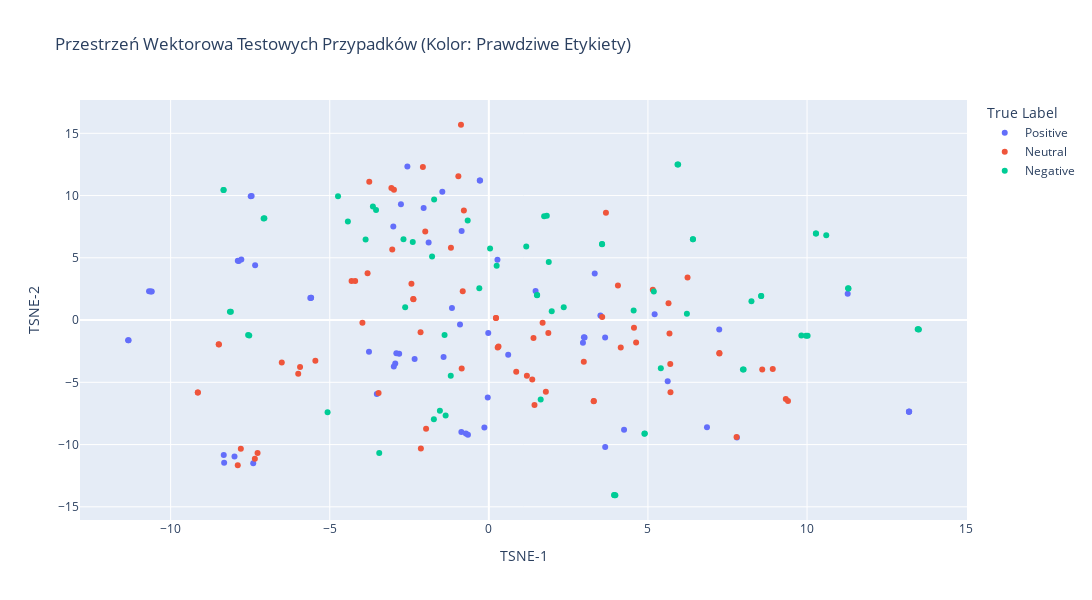
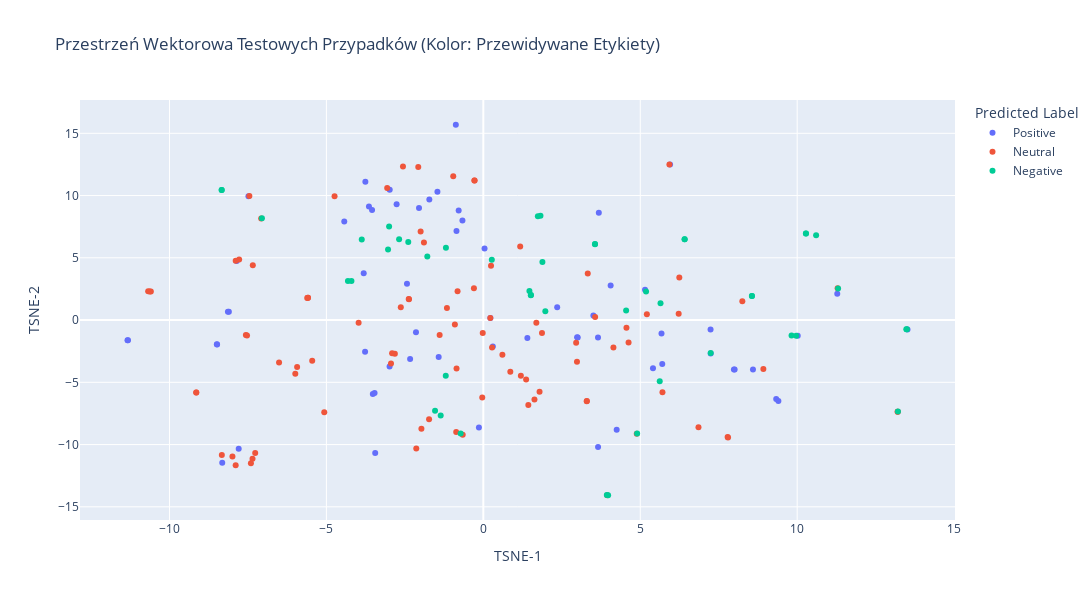
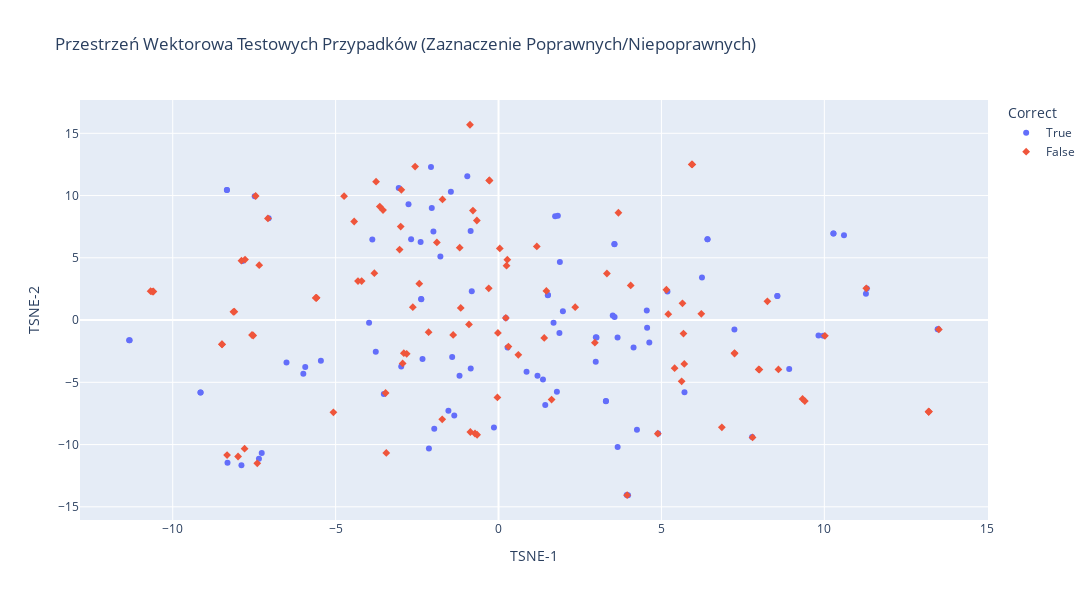

Source (notebook cell) for these figures, in order:
### Code cell
pca = PCA(n_components=40, random_state=42)
embeddings_pca = pca.fit_transform(test_embeddings)

tsne = TSNE(n_components=2, perplexity=30, n_iter=300, random_state=42)
embeddings_tsne = tsne.fit_transform(embeddings_pca)

df_visualization = pd.DataFrame({
    'TSNE-1': embeddings_tsne[:,0],
    'TSNE-2': embeddings_tsne[:,1],
    'True Label': test_labels,
    'Predicted Label': test_predicted_labels,
    'Text': test_df['text']
})

fig_true = px.scatter(
    df_visualization,
    x='TSNE-1',
    y='TSNE-2',
    color='True Label',
    hover_data=['True Label', 'Predicted Label', 'Text'],
    title='Przestrzeń Wektorowa Testowych Przypadków (Kolor: Prawdziwe Etykiety)',
    width=1200,
    height=600
)

fig_true.show()

fig_pred = px.scatter(
    df_visualization,
    x='TSNE-1',
    y='TSNE-2',
    color='Predicted Label',
    hover_data=['True Label', 'Predicted Label', 'Text'],
    title='Przestrzeń Wektorowa Testowych Przypadków (Kolor: Przewidywane Etykiety)',
    width=1200,
    height=600
)

fig_pred.show()

df_visualization['Correct'] = df_visualization['True Label'] == df_visualization['Predicted Label']

fig_correct = px.scatter(
    df_visualization,
    x='TSNE-1',
    y='TSNE-2',
    color='Correct',
    symbol='Correct',
    hover_data=['True Label', 'Predicted Label', 'Text'],
    title='Przestrzeń Wektorowa Testowych Przypadków (Zaznaczenie Poprawnych/Niepoprawnych)',
    width=1200,
    height=600
)

fig_correct.show()

### Figure 1 — Plotly figure (JSON) as saved in the notebook; plotly's stock layout.template omitted (floating-point values rounded to 4 significant figures; data arrays with more than 128 entries replaced by an {"elided": "..."} marker saying what was removed)
{"data": [{"customdata": {"elided": "63x3 str values"}, "hovertemplate": "True Label=%{customdata[0]}<br>TSNE-1=%{x}<br>TSNE-2=%{y}<br>Predicted Label=%{customdata[1]}<br>Text=%{customdata[2]}<extra></extra>", "legendgroup": "Positive", "marker": {"color": "#636efa", "symbol": "circle"}, "mode": "markers", "name": "Positive", "orientation": "v", "showlegend": true, "type": "scatter", "x": [-3.767, 3.008, -2.819, -0.2864, -1.423, -2.333, -2.942, -2.906, -11.34, -5.587, -7.405, -5.612, -7.89, -10.59, -3.52, 0.2704, 5.21, 0.6078, -11.32, -7.345, 2.988, 3.654, 13.2, -2.049, 5.62, -2.56, 3.327, -0.2765, 13.2, -7.994, 2.957, 7.797, 13.21, -0.01899, -0.7224, -5.587, -10.68, -0.9067, -2.763, -10.63, -3.002, -1.892, -7.859, 7.24, 1.468, -0.6569, 3.506, -8.331, -8.319, 3.656, -0.03419, -1.16, -7.483, -7.455, -7.78, -0.8555, 11.28, 4.249, -1.462, -0.1407, 6.855, -0.8643, -2.987], "xaxis": "x", "y": [-2.551, -1.409, -2.711, 11.21, -2.966, -3.125, -3.482, -2.657, -1.612, 1.785, -11.51, 1.782, 4.773, 2.293, -5.943, 4.848, 0.4769, -2.788, -1.616, 4.406, -1.386, -1.407, -7.362, 9.007, -4.921, 12.33, 3.74, 11.21, -7.363, -10.96, -1.82, -9.426, -7.351, -1.033, -9.112, 1.784, 2.321, -0.354, 9.296, 2.288, 7.512, 6.238, 4.752, -0.7554, 2.342, -9.212, 0.3678, -10.85, -11.47, -10.19, -6.212, 0.9782, 9.936, 9.966, 4.861, 7.158, 2.104, -8.817, 10.32, -8.623, -8.614, -8.989, -3.727], "yaxis": "y"}, {"customdata": {"elided": "69x3 str values"}, "hovertemplate": "True Label=%{customdata[0]}<br>TSNE-1=%{x}<br>TSNE-2=%{y}<br>Predicted Label=%{customdata[1]}<br>Text=%{customdata[2]}<extra></extra>", "legendgroup": "Neutral", "marker": {"color": "#EF553B", "symbol": "circle"}, "mode": "markers", "name": "Neutral", "orientation": "v", "showlegend": true, "type": "scatter", "x": [-1.973, -1.998, 1.196, 1.364, 4.057, 7.784, -7.794, 0.3035, 1.689, 1.791, -2.369, 5.676, 4.145, -2.983, -2.073, 5.701, 5.707, 5.646, 4.628, 3.562, 7.244, 3.297, -5.452, -7.891, 8.922, 8.591, -4.314, 9.332, 0.2235, 4.56, 0.278, -3.811, 0.2241, 5.152, -3.465, -1.191, 3.296, -3.973, 1.403, -3.036, -7.354, -0.8533, -0.9587, -9.145, -6.508, -5.991, -5.933, 2.984, 6.244, -0.8762, -2.146, -2.433, -0.7855, 1.434, -0.821, 1.869, -2.136, -2.376, 9.401, -7.268, -8.483, 0.86, -4.201, -3.758, -9.147, -3.063, -8.49, 7.245, 3.68], "xaxis": "x", "y": [-8.729, 7.119, -4.464, -4.773, 2.782, -9.392, -10.33, -2.128, -0.2216, -5.756, 1.675, -1.085, -2.195, 10.46, 12.28, -3.523, -5.802, 1.347, -1.792, 0.2555, -2.688, -6.51, -3.272, -11.66, -3.936, -3.963, 3.131, -6.331, 0.1633, -0.6104, -2.206, 3.766, 0.1683, 2.436, -5.86, 5.811, -6.521, -0.2187, -1.432, 5.665, -11.13, -3.894, 11.56, -5.817, -3.418, -4.302, -3.774, -3.347, 3.42, 15.69, -0.9713, 2.926, 8.795, -6.813, 2.322, -1.033, -10.32, 1.683, -6.508, -10.69, -1.956, -4.16, 3.132, 11.12, -5.814, 10.6, -1.944, -2.649, 8.621], "yaxis": "y"}, {"customdata": {"elided": "69x3 str values"}, "hovertemplate": "True Label=%{customdata[0]}<br>TSNE-1=%{x}<br>TSNE-2=%{y}<br>Predicted Label=%{customdata[1]}<br>Text=%{customdata[2]}<extra></extra>", "legendgroup": "Negative", "marker": {"color": "#00cc96", "symbol": "circle"}, "mode": "markers", "name": "Negative", "orientation": "v", "showlegend": true, "type": "scatter", "x": [13.48, 6.224, -1.728, 5.949, 1.513, 11.29, 5.405, 9.821, 1.738, -1.197, -3.445, -4.43, 3.558, -1.538, -2.391, 1.976, 0.03854, 3.947, -1.72, 10.02, -3.644, 6.414, 2.353, -3.873, 8.559, -7.078, 3.976, -1.392, 1.629, 1.883, -4.74, 4.888, -5.068, -8.337, -0.2999, -7.566, -8.107, -1.785, 6.414, 7.984, -7.054, 9.968, 4.55, 3.557, 1.175, 8.252, 10.28, -2.63, 13.5, 5.185, 5.929, -0.665, 10.6, -2.683, 13.51, 10.28, 8.557, 3.935, 1.519, -8.138, 4.901, 1.821, -8.337, -3.545, 0.2454, 8.007, 11.3, -1.358, -7.529], "xaxis": "x", "y": [-0.7393, 0.5019, -7.969, 12.5, 1.99, 2.546, -3.866, -1.235, 8.348, -4.469, -10.67, 7.916, 6.119, -7.28, 6.276, 0.7026, 5.756, -14.06, 9.691, -1.267, 9.118, 6.487, 1.034, 6.476, 1.93, 8.166, -14.07, -1.191, -6.384, 4.67, 9.948, -9.128, -7.408, 10.45, 2.548, -1.199, 0.6743, 5.109, 6.484, -3.964, 8.176, -1.265, 0.7618, 6.096, 5.918, 1.506, 6.962, 1.034, -0.7419, 2.287, 12.5, 7.996, 6.806, 6.495, -0.7521, 6.962, 1.924, -14.04, 2.007, 0.6617, -9.117, 8.375, 10.45, 8.837, 4.372, -3.977, 2.527, -7.669, -1.24], "yaxis": "y"}], "layout": {"height": 600, "legend": {"title": {"text": "True Label"}, "tracegroupgap": 0}, "title": {"text": "Przestrzeń Wektorowa Testowych Przypadków (Kolor: Prawdziwe Etykiety)"}, "width": 1200, "xaxis": {"anchor": "y", "domain": [0, 1], "title": {"text": "TSNE-1"}}, "yaxis": {"anchor": "x", "domain": [0, 1], "title": {"text": "TSNE-2"}}}}

### Figure 2 — Plotly figure (JSON) as saved in the notebook; plotly's stock layout.template omitted (floating-point values rounded to 4 significant figures; data arrays with more than 128 entries replaced by an {"elided": "..."} marker saying what was removed)
{"data": [{"customdata": {"elided": "62x3 str values"}, "hovertemplate": "Predicted Label=%{customdata[1]}<br>TSNE-1=%{x}<br>TSNE-2=%{y}<br>True Label=%{customdata[0]}<br>Text=%{customdata[2]}<extra></extra>", "legendgroup": "Positive", "marker": {"color": "#636efa", "symbol": "circle"}, "mode": "markers", "name": "Positive", "orientation": "v", "showlegend": true, "type": "scatter", "x": [-3.767, 3.008, 4.057, -7.794, 0.3035, -1.423, -2.333, 5.949, 5.405, 5.676, -11.34, -3.445, -4.43, -2.983, 0.03854, 5.701, -3.52, -1.72, 10.02, -3.644, -11.32, 7.244, 2.353, 2.988, 3.654, 8.591, -2.049, 9.332, -3.811, -8.107, 0.2241, 5.152, -3.465, -2.763, 7.984, -7.859, 1.403, 7.24, 3.506, -0.665, -8.319, 3.656, -7.483, 13.51, -0.8555, -0.8762, -2.146, 11.28, -2.433, -0.7855, 4.249, -8.138, -1.462, -3.545, 9.401, -8.483, -0.1407, -3.758, 8.007, -8.49, -2.987, 3.68], "xaxis": "x", "y": [-2.551, -1.409, 2.782, -10.33, -2.128, -2.966, -3.125, 12.5, -3.866, -1.085, -1.612, -10.67, 7.916, 10.46, 5.756, -3.523, -5.943, 9.691, -1.267, 9.118, -1.616, -2.688, 1.034, -1.386, -1.407, -3.963, 9.007, -6.331, 3.766, 0.6743, 0.1683, 2.436, -5.86, 9.296, -3.964, 4.752, -1.432, -0.7554, 0.3678, 7.996, -11.47, -10.19, 9.936, -0.7521, 7.158, 15.69, -0.9713, 2.104, 2.926, 8.795, -8.817, 0.6617, 10.32, 8.837, -6.508, -1.956, -8.623, 11.12, -3.977, -1.944, -3.727, 8.621], "yaxis": "y"}, {"customdata": {"elided": "92x3 str values"}, "hovertemplate": "Predicted Label=%{customdata[1]}<br>TSNE-1=%{x}<br>TSNE-2=%{y}<br>True Label=%{customdata[0]}<br>Text=%{customdata[2]}<extra></extra>", "legendgroup": "Neutral", "marker": {"color": "#EF553B", "symbol": "circle"}, "mode": "markers", "name": "Neutral", "orientation": "v", "showlegend": true, "type": "scatter", "x": [-1.973, -1.998, 1.196, 1.364, 7.784, 6.224, -2.819, -0.2864, -1.728, 1.689, -2.942, 1.791, 11.29, -2.369, 4.145, -2.906, -5.587, -7.405, -5.612, -2.073, -7.89, 3.947, -10.59, 5.707, 5.21, 4.628, 0.6078, 3.562, -7.345, 3.297, -5.452, -7.891, -7.078, 8.922, 13.2, -1.392, 0.2235, 1.629, -4.74, -2.56, 3.327, -0.2765, 4.888, 4.56, 0.278, 13.2, -7.994, 2.957, -5.068, -0.2999, -7.566, 7.797, -0.01899, -5.587, -10.68, -0.9067, -10.63, 3.296, -1.892, -3.973, 1.175, 8.252, -7.354, -0.6569, -0.8533, -0.9587, -2.63, -9.145, 5.929, -6.508, -8.331, -0.03419, -5.991, -1.16, -5.933, -7.455, -7.78, 2.984, 6.244, 1.434, -0.821, 1.869, -2.136, -2.376, -7.268, 0.86, 0.2454, 6.855, -0.8643, -9.147, -3.063, -7.529], "xaxis": "x", "y": [-8.729, 7.119, -4.464, -4.773, -9.392, 0.5019, -2.711, 11.21, -7.969, -0.2216, -3.482, -5.756, 2.546, 1.675, -2.195, -2.657, 1.785, -11.51, 1.782, 12.28, 4.773, -14.06, 2.293, -5.802, 0.4769, -1.792, -2.788, 0.2555, 4.406, -6.51, -3.272, -11.66, 8.166, -3.936, -7.362, -1.191, 0.1633, -6.384, 9.948, 12.33, 3.74, 11.21, -9.128, -0.6104, -2.206, -7.363, -10.96, -1.82, -7.408, 2.548, -1.199, -9.426, -1.033, 1.784, 2.321, -0.354, 2.288, -6.521, 6.238, -0.2187, 5.918, 1.506, -11.13, -9.212, -3.894, 11.56, 1.034, -5.817, 12.5, -3.418, -10.85, -6.212, -4.302, 0.9782, -3.774, 9.966, 4.861, -3.347, 3.42, -6.813, 2.322, -1.033, -10.32, 1.683, -10.69, -4.16, 4.372, -8.614, -8.989, -5.814, 10.6, -1.24], "yaxis": "y"}, {"customdata": {"elided": "47x3 str values"}, "hovertemplate": "Predicted Label=%{customdata[1]}<br>TSNE-1=%{x}<br>TSNE-2=%{y}<br>True Label=%{customdata[0]}<br>Text=%{customdata[2]}<extra></extra>", "legendgroup": "Negative", "marker": {"color": "#00cc96", "symbol": "circle"}, "mode": "markers", "name": "Negative", "orientation": "v", "showlegend": true, "type": "scatter", "x": [13.48, 1.513, 9.821, 1.738, -1.197, 3.558, -1.538, -2.391, 1.976, 0.2704, 5.646, 6.414, -3.873, 8.559, 3.976, -4.314, 5.62, 1.883, -8.337, -1.785, 6.414, 13.21, -0.7224, -7.054, -3.002, -1.191, 9.968, 4.55, 3.557, -3.036, 1.468, 10.28, 13.5, 5.185, 10.6, -2.683, 10.28, 8.557, 3.935, 1.519, 4.901, 1.821, -8.337, -4.201, 7.245, 11.3, -1.358], "xaxis": "x", "y": [-0.7393, 1.99, -1.235, 8.348, -4.469, 6.119, -7.28, 6.276, 0.7026, 4.848, 1.347, 6.487, 6.476, 1.93, -14.07, 3.131, -4.921, 4.67, 10.45, 5.109, 6.484, -7.351, -9.112, 8.176, 7.512, 5.811, -1.265, 0.7618, 6.096, 5.665, 2.342, 6.962, -0.7419, 2.287, 6.806, 6.495, 6.962, 1.924, -14.04, 2.007, -9.117, 8.375, 10.45, 3.132, -2.649, 2.527, -7.669], "yaxis": "y"}], "layout": {"height": 600, "legend": {"title": {"text": "Predicted Label"}, "tracegroupgap": 0}, "title": {"text": "Przestrzeń Wektorowa Testowych Przypadków (Kolor: Przewidywane Etykiety)"}, "width": 1200, "xaxis": {"anchor": "y", "domain": [0, 1], "title": {"text": "TSNE-1"}}, "yaxis": {"anchor": "x", "domain": [0, 1], "title": {"text": "TSNE-2"}}}}

### Figure 3 — Plotly figure (JSON) as saved in the notebook; plotly's stock layout.template omitted (floating-point values rounded to 4 significant figures; data arrays with more than 128 entries replaced by an {"elided": "..."} marker saying what was removed)
{"data": [{"customdata": {"elided": "98x3 str values"}, "hovertemplate": "Correct=True<br>TSNE-1=%{x}<br>TSNE-2=%{y}<br>True Label=%{customdata[0]}<br>Predicted Label=%{customdata[1]}<br>Text=%{customdata[2]}<extra></extra>", "legendgroup": "True", "marker": {"color": "#636efa", "symbol": "circle"}, "mode": "markers", "name": "True", "orientation": "v", "showlegend": true, "type": "scatter", "x": [-3.767, -1.973, 3.008, -1.998, 1.196, 1.364, 7.784, 13.48, 1.689, -1.423, -2.333, 1.513, 1.791, -2.369, 9.821, 1.738, 4.145, -11.34, -1.197, 3.558, -1.538, -2.391, -2.073, 1.976, -3.52, 5.707, 4.628, 3.562, 6.414, -11.32, 2.988, 3.297, -5.452, -3.873, -7.891, 3.654, 8.559, 8.922, 3.976, -2.049, 0.2235, 1.883, 4.56, 0.278, -8.337, -1.785, 6.414, -2.763, -7.054, 9.968, 3.296, 4.55, -3.973, -7.859, 3.557, 7.24, -7.354, -0.8533, 3.506, -0.9587, 10.28, -9.145, 13.5, 5.185, -6.508, -8.319, 3.656, 10.6, -5.991, -2.683, -7.483, -5.933, -0.8555, 10.28, 8.557, 3.935, 2.984, 6.244, 11.28, 4.249, 1.519, 1.434, -0.821, 4.901, 1.821, 1.869, -1.462, -2.136, -8.337, -2.376, -7.268, 0.86, -0.1407, -9.147, -3.063, 11.3, -2.987, -1.358], "xaxis": "x", "y": [-2.551, -8.729, -1.409, 7.119, -4.464, -4.773, -9.392, -0.7393, -0.2216, -2.966, -3.125, 1.99, -5.756, 1.675, -1.235, 8.348, -2.195, -1.612, -4.469, 6.119, -7.28, 6.276, 12.28, 0.7026, -5.943, -5.802, -1.792, 0.2555, 6.487, -1.616, -1.386, -6.51, -3.272, 6.476, -11.66, -1.407, 1.93, -3.936, -14.07, 9.007, 0.1633, 4.67, -0.6104, -2.206, 10.45, 5.109, 6.484, 9.296, 8.176, -1.265, -6.521, 0.7618, -0.2187, 4.752, 6.096, -0.7554, -11.13, -3.894, 0.3678, 11.56, 6.962, -5.817, -0.7419, 2.287, -3.418, -11.47, -10.19, 6.806, -4.302, 6.495, 9.936, -3.774, 7.158, 6.962, 1.924, -14.04, -3.347, 3.42, 2.104, -8.817, 2.007, -6.813, 2.322, -9.117, 8.375, -1.033, 10.32, -10.32, 10.45, 1.683, -10.69, -4.16, -8.623, -5.814, 10.6, 2.527, -3.727, -7.669], "yaxis": "y"}, {"customdata": {"elided": "103x3 str values"}, "hovertemplate": "Correct=False<br>TSNE-1=%{x}<br>TSNE-2=%{y}<br>True Label=%{customdata[0]}<br>Predicted Label=%{customdata[1]}<br>Text=%{customdata[2]}<extra></extra>", "legendgroup": "False", "marker": {"color": "#EF553B", "symbol": "diamond"}, "mode": "markers", "name": "False", "orientation": "v", "showlegend": true, "type": "scatter", "x": [4.057, 6.224, -2.819, -7.794, -0.2864, 0.3035, -1.728, 5.949, -2.942, 11.29, 5.405, 5.676, -2.906, -5.587, -3.445, -7.405, -4.43, -5.612, -2.983, -7.89, 0.03854, 3.947, 5.701, -10.59, 0.2704, 5.21, -1.72, 5.646, 0.6078, 10.02, -3.644, 7.244, 2.353, -7.345, -7.078, 13.2, 8.591, -4.314, -1.392, 9.332, 5.62, 1.629, -4.74, -2.56, 3.327, -0.2765, 4.888, 13.2, -7.994, -3.811, 2.957, -5.068, -0.2999, -7.566, -8.107, 7.797, 0.2241, 5.152, -3.465, 13.21, -0.01899, -0.7224, -5.587, -10.68, -0.9067, -10.63, 7.984, -3.002, -1.191, -1.892, 1.403, 1.175, -3.036, 8.252, 1.468, -0.6569, -2.63, 5.929, -0.665, -8.331, -0.03419, -1.16, 13.51, -7.455, -7.78, -0.8762, -2.146, -2.433, -0.7855, -8.138, -3.545, 9.401, -8.483, -4.201, 0.2454, -3.758, 6.855, 8.007, -0.8643, -8.49, 7.245, -7.529, 3.68], "xaxis": "x", "y": [2.782, 0.5019, -2.711, -10.33, 11.21, -2.128, -7.969, 12.5, -3.482, 2.546, -3.866, -1.085, -2.657, 1.785, -10.67, -11.51, 7.916, 1.782, 10.46, 4.773, 5.756, -14.06, -3.523, 2.293, 4.848, 0.4769, 9.691, 1.347, -2.788, -1.267, 9.118, -2.688, 1.034, 4.406, 8.166, -7.362, -3.963, 3.131, -1.191, -6.331, -4.921, -6.384, 9.948, 12.33, 3.74, 11.21, -9.128, -7.363, -10.96, 3.766, -1.82, -7.408, 2.548, -1.199, 0.6743, -9.426, 0.1683, 2.436, -5.86, -7.351, -1.033, -9.112, 1.784, 2.321, -0.354, 2.288, -3.964, 7.512, 5.811, 6.238, -1.432, 5.918, 5.665, 1.506, 2.342, -9.212, 1.034, 12.5, 7.996, -10.85, -6.212, 0.9782, -0.7521, 9.966, 4.861, 15.69, -0.9713, 2.926, 8.795, 0.6617, 8.837, -6.508, -1.956, 3.132, 4.372, 11.12, -8.614, -3.977, -8.989, -1.944, -2.649, -1.24, 8.621], "yaxis": "y"}], "layout": {"height": 600, "legend": {"title": {"text": "Correct"}, "tracegroupgap": 0}, "title": {"text": "Przestrzeń Wektorowa Testowych Przypadków (Zaznaczenie Poprawnych/Niepoprawnych)"}, "width": 1200, "xaxis": {"anchor": "y", "domain": [0, 1], "title": {"text": "TSNE-1"}}, "yaxis": {"anchor": "x", "domain": [0, 1], "title": {"text": "TSNE-2"}}}}
